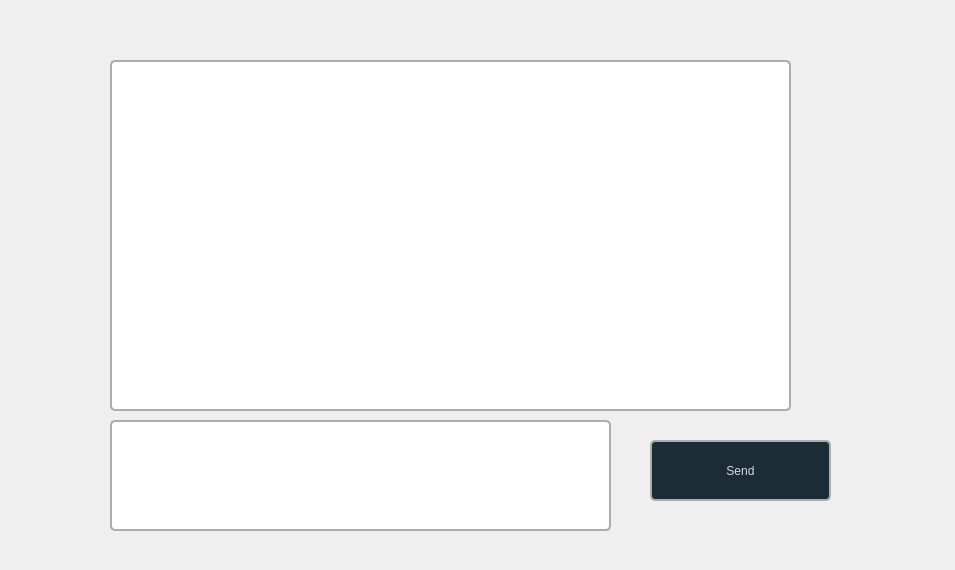
<?xml version="1.0" encoding="UTF-8"?>
<ui version="4.0">
 <class>chatbot</class>
 <widget class="QDialog" name="chatbot">
  <property name="geometry">
   <rect>
    <x>0</x>
    <y>0</y>
    <width>955</width>
    <height>570</height>
   </rect>
  </property>
  <property name="windowTitle">
   <string>Dialog</string>
  </property>
  <widget class="QTextEdit" name="chatDisplay">
   <property name="geometry">
    <rect>
     <x>110</x>
     <y>60</y>
     <width>681</width>
     <height>351</height>
    </rect>
   </property>
   <property name="styleSheet">
    <string notr="true">border: 1.6px solid rgba(170,173,174,255)rgb(255, 255, 255); border-radius: 5px;
background-color: rgb(255, 255, 255);</string>
   </property>
  </widget>
  <widget class="QPushButton" name="sendButton">
   <property name="geometry">
    <rect>
     <x>650</x>
     <y>440</y>
     <width>181</width>
     <height>61</height>
    </rect>
   </property>
   <property name="minimumSize">
    <size>
     <width>181</width>
     <height>30</height>
    </size>
   </property>
   <property name="styleSheet">
    <string notr="true">QPushButton#sendButton {
    background-color: rgb(28, 44, 54);
border: 1.6px solid rgba(170,173,174,255)rgb(255, 255, 255); border-radius: 5px;

    color: rgb(213, 216, 218);
    font: 700 15pt &quot;Segoe UI&quot;;
}

QPushButton#sendButton:hover {
  /* Darker shade when hovering */
	background-color: #284853;
    color: rgb(255, 255, 255);  /* Optional: Change text color on hover */
}

QPushButton#sendButton:pressed {
	background-color: rgb(74, 74, 74);
    color: rgb(255, 255, 255);  /* Optional: Change text color when pressed */
}
</string>
   </property>
   <property name="text">
    <string>Send</string>
   </property>
   <property name="icon">
    <iconset>
     <normaloff>../../firqs/icons/envoyer.png</normaloff>../../firqs/icons/envoyer.png</iconset>
   </property>
   <property name="iconSize">
    <size>
     <width>50</width>
     <height>45</height>
    </size>
   </property>
  </widget>
  <widget class="QLineEdit" name="messageInput">
   <property name="geometry">
    <rect>
     <x>110</x>
     <y>420</y>
     <width>501</width>
     <height>111</height>
    </rect>
   </property>
   <property name="styleSheet">
    <string notr="true">border: 1.6px solid rgba(170,173,174,255)rgb(255, 255, 255); border-radius: 5px;
background-color: rgb(255, 255, 255);</string>
   </property>
  </widget>
 </widget>
 <resources/>
 <connections/>
</ui>
